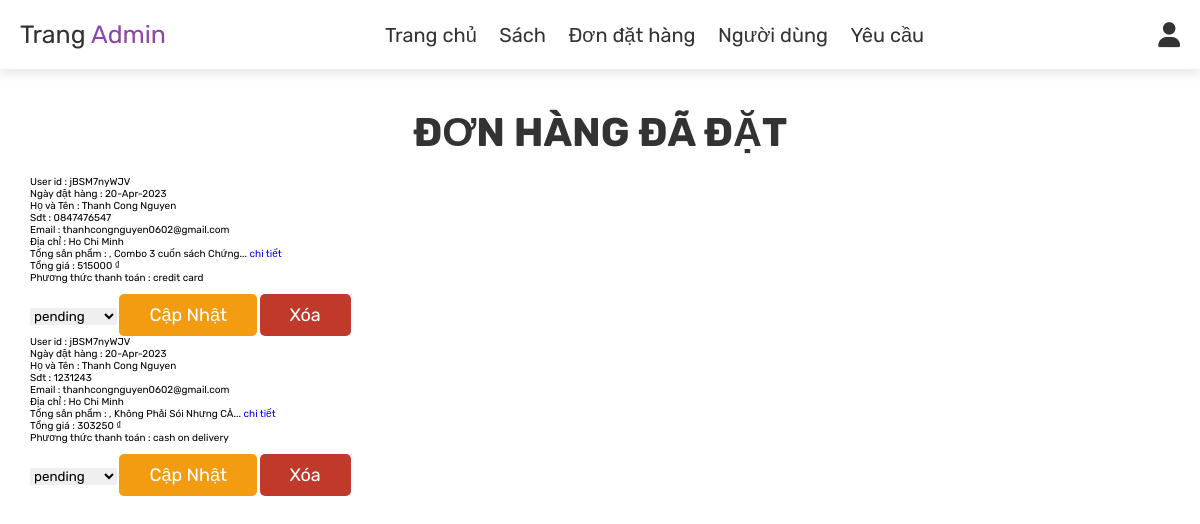
/admin/View/admin_order.php (signed in), run on the app's committed database.
### tables this page shows
CREATE TABLE `orders` (
  `id` int(100) NOT NULL,
  `user_id` varchar(10) NOT NULL,
  `name` varchar(100) NOT NULL,
  `number` varchar(12) NOT NULL,
  `email` varchar(100) NOT NULL,
  `method` varchar(50) NOT NULL,
  `address` varchar(500) NOT NULL,
  `total_products` varchar(1000) NOT NULL,
  `total_price` int(100) NOT NULL,
  `placed_on` varchar(50) NOT NULL,
  `payment_status` varchar(20) NOT NULL DEFAULT 'pending'
);

### admin/View/admin_order.php (the view, shortened to what this page needs)
<?php
include '../../config/config.php';
?>
<?php
function truncate_text($text)
{
    if (strlen($text) > 40) {
        $text = substr($text, 0, 30) . '...';
        $text = trim($text);
    }
    return $text;
}
?>
<!DOCTYPE html>
<html lang="en">
<head>
    <link rel="stylesheet" href="https://cdnjs.cloudflare.com/ajax/libs/font-awesome/6.0.0/css/all.min.css">
    <link rel="stylesheet" href="../../public/css/admin.css">
</head>
<body>
    <?php include 'admin_header.php'; ?>
    <section class="orders">
        <h1 class="title">Đơn hàng đã đặt</h1>
        <div class="box-container">
            <?php
            $select_orders = mysqli_query($conn, "SELECT * FROM `orders`") or die('query failed');
            if (mysqli_num_rows($select_orders) > 0) {
                while ($fetch_orders = mysqli_fetch_assoc($select_orders)) {
            ?>
                    <div class="box">
                        <p> User id : <span><?php echo $fetch_orders['user_id']; ?></span> </p>
                        <p> Ngày đặt hàng : <span><?php echo $fetch_orders['placed_on']; ?></span> </p>
                        <p> Họ và Tên : <span><?php echo $fetch_orders['name']; ?></span> </p>
                        <p> Sđt : <span><?php echo $fetch_orders['number']; ?></span> </p>
                        <p> Email : <span><?php echo $fetch_orders['email']; ?></span> </p>
                        <p> Địa chỉ : <span><?php echo truncate_text($fetch_orders['address']); ?></span> </p>
                        <p class="total-products"> Tổng sản phẩm :
                            <span><?php echo truncate_text($fetch_orders['total_products']); ?></span>
                            <?php if (strlen(truncate_text($fetch_orders['total_products'])) < strlen($fetch_orders['total_products'])) { ?>
                                <a href="#" onclick="expandText('<?php echo $fetch_orders['total_products']; ?>');">chi tiết</a>
                            <?php } ?>
                        </p>
                        <p> Tổng giá : <span><?php echo $fetch_orders['total_price']; ?></span>
                            <span class="rate">₫</span></h3>
                        </p>
                        <p> Phương thức thanh toán : <span><?php echo $fetch_orders['method']; ?></span> </p>
                        <div class="select-button">
                            <form action="" method="post">
                                <select name="update_payment">
                                    <option value="" selected disabled><?php echo $fetch_orders['payment_status']; ?></option>
                                </select>
                                <input type="submit" value="Cập Nhật" name="update_order" class="option-btn">
                                <a href="admin_order.php?delete=<?php echo $fetch_orders['id']; ?>" onclick="return confirm('delete this order?');" class="delete-btn">Xóa</a>
                            </form>
                        </div>
                    </div>
            <?php
                }
            } else {
                echo '<p class="empty">Chưa có đơn hàng nào được đặt!</p>';
            }
            ?>
        </div>
    </section>
</body>
</html>

### public/css/admin.css (style rules this page uses)
:root { --purple: #8e44ad; --red: #c0392b; --orange: #f39c12; --black: #333; --white: #fff; --light-color: #666; --light-white: #ccc; --light-bg: rgba(255, 255, 255, 0.1); --border: 0.1rem solid var(--black); --box-shadow: 0 0.5rem 1rem rgba(0, 0, 0, 0.1); }
* { font-family: "Rubik", sans-serif; margin: 0; padding: 0; box-sizing: border-box; outline: none; border: none; text-decoration: none; transition: all 0.2s linear; }
html { font-size: 62.5%; overflow-x: hidden; }
body { background-color: var(--light-bg); }
section { padding: 4rem 3rem; }
.title { text-align: center; margin-bottom: 2rem; text-transform: uppercase; color: var(--black); font-size: 4rem; }
.btn, .option-btn, .delete-btn, .white-btn { display: inline-block; margin-top: 1rem; padding: 1rem 3rem; cursor: pointer; color: var(--white); font-size: 1.8rem; border-radius: 0.5rem; text-transform: capitalize; }
.option-btn { background-color: var(--orange); }
.delete-btn { background-color: var(--red); }

### data on the page
orders: user "jBSM7nyWJV", placed_on "20-Apr-2023", name "Thanh Cong Nguyen", number "0847476547", email "thanhcongnguyen0602@gmail.com", address "Ho Chi Minh", total_products ", Combo 3 cuốn sách Chứng...", total_price "515000", method "credit card", update_payment "pending"
orders: user "jBSM7nyWJV", placed_on "20-Apr-2023", name "Thanh Cong Nguyen", number "1231243", email "thanhcongnguyen0602@gmail.com", address "Ho Chi Minh", total_products ", Không Phải Sói Nhưng CÅ...", total_price "303250", method "cash on delivery", update_payment "pending"
